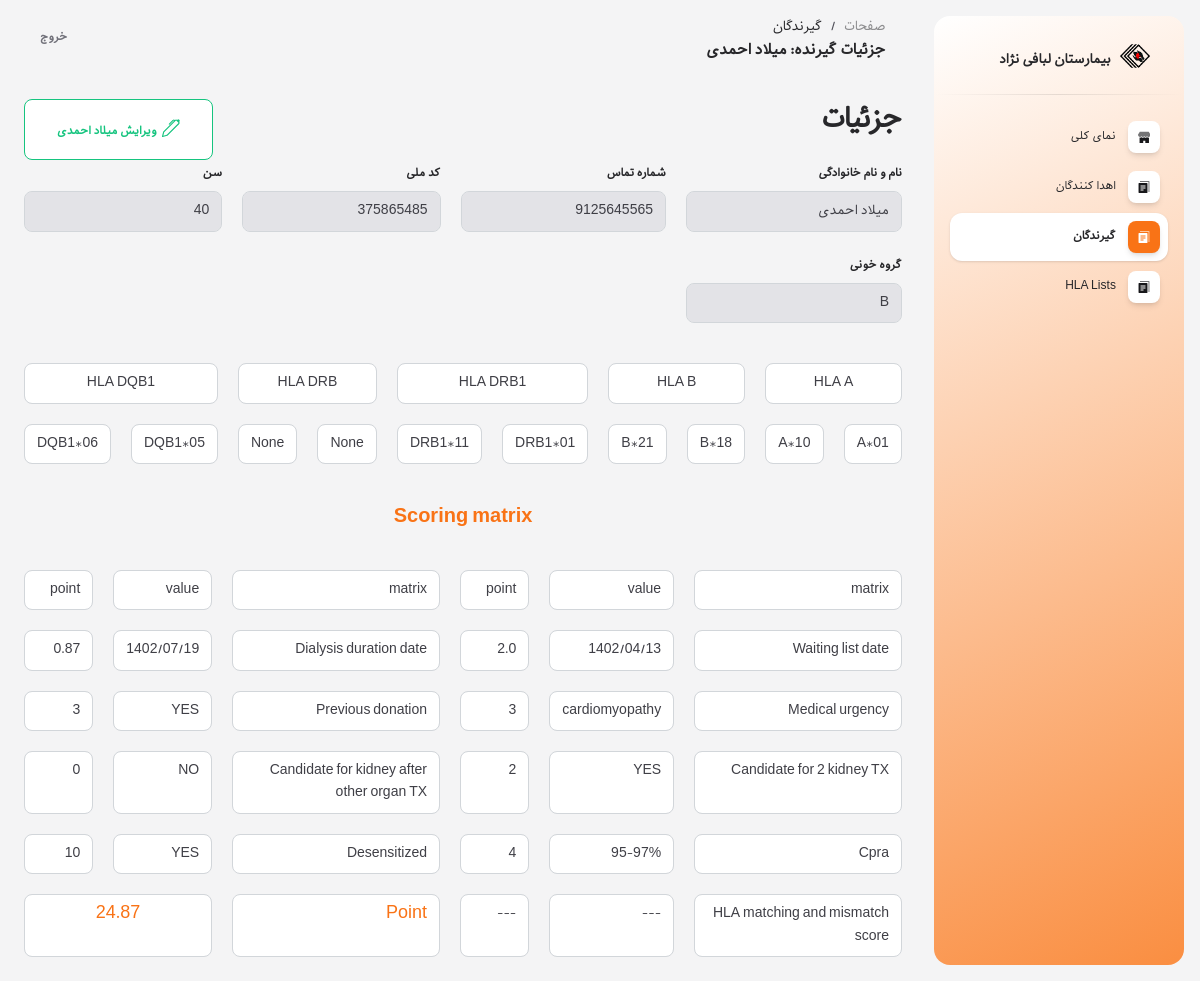
Page /recipients/1/ (signed in) on the committed database.
### referees/models.py (models this page shows, shortened)
class Recipient(models.Model):
    blood_group_choices = [
        ('A', 'A'),
        ('B', 'B'),
        ('AB', 'AB'),
        ('O', 'O'),
    ]
    previous_donation_candidate_choices = [
        ('yes', 'YES'),
        ('no', 'NO'),
    ]
    medical_urgency_choices = [
        ('1', 'no access'),
        ('2', 'cardiomyopathy'),
        ('3', 'none'),
    ]
    cpra_choices = [
        ('1', '≥ 98%'),
        ('2', '95-97%'),
        ('3', 'none'),
    ]
    first_name = models.CharField(verbose_name='نام', max_length=100)
    last_name = models.CharField(verbose_name='نام خانوادگی', max_length=100)
    national_code = models.IntegerField(verbose_name='کد ملی')
    phone_number = models.IntegerField(verbose_name='شماره تماس')
    age = models.IntegerField(verbose_name='سن')
    blood_group = models.CharField(verbose_name='گروه خونی', max_length=2, choices=blood_group_choices)
    waiting_list = models.CharField(max_length=10)
    dialysis_duration = models.CharField(max_length=10)
    previous_donation = models.CharField(max_length=3, choices=previous_donation_candidate_choices)
    medical_urgency = models.CharField(max_length=1, choices=medical_urgency_choices)
    candidate_for_2_kidney_TX = models.CharField(max_length=3, choices=previous_donation_candidate_choices)
    candidate_for_kidney_after_other_organ_TX = models.CharField(max_length=3, choices=previous_donation_candidate_choices)
    cpra = models.CharField(max_length=1, choices=cpra_choices)
    desensitized = models.CharField(max_length=3, choices=previous_donation_candidate_choices)
    hla_a_1 = models.ForeignKey(HlaA, on_delete=models.DO_NOTHING, verbose_name='HLA A (allele 1)', related_name='hla_a_1_recipient')
    hla_a_2 = models.ForeignKey(HlaA, on_delete=models.DO_NOTHING, verbose_name='HLA A (allele 2)', related_name='hla_a_2_recipient')
    hla_b_1 = models.ForeignKey(HlaB, on_delete=models.DO_NOTHING, verbose_name='HLA B (allele 1)', related_name='hla_b_1_recipient')
    hla_b_2 = models.ForeignKey(HlaB, on_delete=models.DO_NOTHING, verbose_name='HLA B (allele 2)', related_name='hla_b_2_recipient')
    hla_drb1_1 = models.ForeignKey(HlaDRB1, on_delete=models.DO_NOTHING, verbose_name='HLA DRB1 (allele 1)', related_name='hla_drb1_1_recipient')
    hla_drb1_2 = models.ForeignKey(HlaDRB1, on_delete=models.DO_NOTHING, verbose_name='HLA DRB1 (allele 2)', related_name='hla_drb1_2_recipient')
    hla_drb_1 = models.ForeignKey(HlaDRB, on_delete=models.DO_NOTHING, verbose_name='HLA DRB (allele 1)', null=True, blank=True, related_name='hla_drb_1_recipient')
    hla_drb_2 = models.ForeignKey(HlaDRB, on_delete=models.DO_NOTHING, verbose_name='HLA DRB (allele 2)', null=True, blank=True, related_name='hla_drb_2_recipient')
    hla_dqb1_1 = models.ForeignKey(HlaDQB1, on_delete=models.DO_NOTHING, verbose_name='HLA DQB1 (allele 1)', related_name='hla_dqb1_1_recipient')
    hla_dqb1_2 = models.ForeignKey(HlaDQB1, on_delete=models.DO_NOTHING, verbose_name='HLA DQB1 (allele 2)', related_name='hla_dqb1_2_recipient')
    point = models.FloatField(verbose_name='امتیاز')
    class Meta:
        verbose_name = 'گیرنده'
        verbose_name_plural = 'گیرندگان'

class HlaA(models.Model):
    type_choices = [
        ('1', 'COMMON'),
        ('2', 'INTERMEDIATE'),
        ('3', 'UNCOMMON'),
    ]
    value = models.CharField(verbose_name='HLA A', max_length=20, unique=True)
    type = models.CharField(max_length=1, choices=type_choices)
    def __str__(self):
        return self.value

class HlaB(models.Model):
    type_choices = [
        ('1', 'COMMON'),
        ('2', 'INTERMEDIATE'),
        ('3', 'UNCOMMON'),
    ]
    value = models.CharField(verbose_name='HLA B', max_length=20, unique=True)
    type = models.CharField(max_length=1, choices=type_choices)
    def __str__(self):
        return self.value

class HlaDRB1(models.Model):
    type_choices = [
        ('1', 'COMMON'),
        ('2', 'INTERMEDIATE'),
        ('3', 'UNCOMMON'),
    ]
    value = models.CharField(verbose_name='HLA DRB1', max_length=20, unique=True)
    type = models.CharField(max_length=1, choices=type_choices)
    def __str__(self):
        return self.value

class HlaDQB1(models.Model):
    type_choices = [
        ('1', 'COMMON'),
        ('2', 'INTERMEDIATE'),
        ('3', 'UNCOMMON'),
    ]
    value = models.CharField(verbose_name='HLA DQB1', max_length=20, unique=True)
    type = models.CharField(max_length=1, choices=type_choices)
    def __str__(self):
        return self.value

### referees/views.py (the view)
# urls.py: path('recipients/<int:pk>/', recipient_detail, name='recipient_detail'),
@login_required
def recipient_detail(request, pk):
    recipient = get_object_or_404(Recipient, pk=pk)
    if isinstance(recipient.waiting_list, str):
        try:
            waiting_list_date = Persian(recipient.waiting_list).gregorian_datetime()
            now_date = datetime.now().date()
            delta_days = (now_date - waiting_list_date).days
            waiting_list_p = round((delta_days / 365), 2)
        except:
            pass
    if isinstance(recipient.dialysis_duration, str):
        try:
            dialysis_duration_date = Persian(recipient.dialysis_duration).gregorian_datetime()
            now_date = datetime.now().date()
            delta_days = (now_date - dialysis_duration_date).days
            dialysis_duration_p = (delta_days / 365)
        except:
            pass
    dialysis_duration_p = round((dialysis_duration_p * 0.5), 2)
    age = recipient.age
    previous_donation = recipient.previous_donation
    medical_urgency = recipient.medical_urgency
    candidate_for_2_kidney_TX = recipient.candidate_for_2_kidney_TX
    candidate_for_kidney_after_other_organ_TX = recipient.candidate_for_kidney_after_other_organ_TX
    cpra = recipient.cpra
    desensitized = recipient.desensitized
    if 0 <= age <= 10:
        age_p = 4
    elif 11 <= age <= 17:
        age_p = 3
    else:
        age_p = 0
    if previous_donation == 'yes':
        previous_donation_p = 3
    else:
        previous_donation_p = 0
    if medical_urgency == '3':
        medical_urgency_p = 0
    else:
        medical_urgency_p = 3
    if candidate_for_2_kidney_TX == 'yes':
        candidate_for_2_kidney_TX_p = 2
    else:
        candidate_for_2_kidney_TX_p = 0
    if candidate_for_kidney_after_other_organ_TX == 'yes':
        candidate_for_kidney_after_other_organ_TX_p = 2
    else:
        candidate_for_kidney_after_other_organ_TX_p = 0
    if cpra == '1':
        cpra_p = 10
    elif cpra == '2':
        cpra_p = 4
    else:
        cpra_p = 0
    if desensitized == 'yes':
        desensitized_p = 10
    else:
        desensitized_p = 0
    context = {
        'recipient': recipient,
        'waiting_list_p': waiting_list_p,
        'dialysis_duration_p': dialysis_duration_p,
        'age_p': age_p,
        'previous_donation_p': previous_donation_p,
        'medical_urgency_p': medical_urgency_p,
        'candidate_for_2_kidney_TX_p': candidate_for_2_kidney_TX_p,
        'candidate_for_kidney_after_other_organ_TX_p': candidate_for_kidney_after_other_organ_TX_p,
        'cpra_p': cpra_p,
        'desensitized_p': desensitized_p,
    }
    return render(request, 'recipient_detail.html', context)

### referees/jalali.py (called while the page is built)
    def gregorian_datetime(self):
        return datetime.date(self.gregorian_year, self.gregorian_month, self.gregorian_day)

### templates/recipient_detail.html (shortened to what this page needs)
{% extends 'base.html' %}
{% load static %}
{% block page1 %}
گیرندگان
{% endblock %}
{% block page2 %}
جزئیات گیرنده: {{ recipient.first_name }} {{ recipient.last_name }}
{% endblock %}
{% block contain %}
<div class="row">
    <div style="display: flex; width: 100%; justify-content: space-between;">
        <h3 style="margin-bottom: 20px;">جزئیات</h3>
        <button
            style="background-color: #fff; border: 1px solid #16C47F; border-radius: 0.5rem; color: #16C47F; padding: 8px 32px; font-size: 0.75rem; font-weight: 700;">
            <a href="{% url 'recipient_update' recipient.id %}" style="color: #16C47F;">ویرایش {{ recipient.first_name }} {{ recipient.last_name }}</a>
        </button>
    </div>
    <div class="my-grid">
        <div>
            <label>نام و نام خانوادگی</label>
            <input class="form-control" value="{{ recipient.first_name }} {{ recipient.last_name }}" disabled>
        </div>
        <div>
            <label>شماره تماس</label>
            <input class="form-control" value="{{ recipient.phone_number }}" disabled>
        </div>
        <div>
            <label>کد ملی</label>
            <input class="form-control" value="{{ recipient.national_code }}" disabled>
        </div>
        <div>
            <label>سن</label>
            <input class="form-control" value="{{ recipient.age }}" disabled>
        </div>
        <div>
            <label>گروه خونی</label>
            <input class="form-control" value="{{ recipient.blood_group }}" disabled>
        </div>
    </div>
    <div class="hla-grid">
        <div class="form-control c1">HLA A</div>
        <div class="form-control c2">HLA B</div>
        <div class="form-control c3">HLA DRB1</div>
        <div class="form-control c4">HLA DRB</div>
        <div class="form-control c5">HLA DQB1</div>
        <div class="form-control">{{ recipient.hla_a_1 }}</div>
        <div class="form-control">{{ recipient.hla_a_2 }}</div>
        <div class="form-control">{{ recipient.hla_b_1 }}</div>
        <div class="form-control">{{ recipient.hla_b_2 }}</div>
        <div class="form-control">{{ recipient.hla_drb1_1 }}</div>
        <div class="form-control">{{ recipient.hla_drb1_2 }}</div>
        <div class="form-control">{{ recipient.hla_drb_1 }}</div>
        <div class="form-control">{{ recipient.hla_drb_2 }}</div>
        <div class="form-control">{{ recipient.hla_dqb1_1 }}</div>
        <div class="form-control">{{ recipient.hla_dqb1_2 }}</div>
    </div>
    <div class="second-grid">
        <div class="points"><h5 style="color: #f97316;">Scoring matrix</h5></div>
        <div class="form-control">matrix</div>
        <div class="form-control">value</div>
        <div class="form-control">point</div>
        <div class="form-control">matrix</div>
        <div class="form-control">value</div>
        <div class="form-control">point</div>
        <div class="form-control">Waiting list date</div>
        <div class="form-control">{{ recipient.waiting_list }}</div>
        <div class="form-control">{{ waiting_list_p }}</div>
        <div class="form-control">Dialysis duration date</div>
        <div class="form-control">{{ recipient.dialysis_duration }}</div>
        <div class="form-control">{{ dialysis_duration_p }}</div>
        <div class="form-control">Medical urgency</div>
        <div class="form-control">{{ recipient.get_medical_urgency_display }}</div>
        <div class="form-control">{{ medical_urgency_p }}</div>
        <div class="form-control">Previous donation</div>
        <div class="form-control">{{ recipient.get_previous_donation_display }}</div>
        <div class="form-control">{{ previous_donation_p }}</div>
        <div class="form-control">Candidate for 2 kidney TX</div>
        <div class="form-control">{{ recipient.get_candidate_for_2_kidney_TX_display }}</div>
        <div class="form-control">{{ candidate_for_2_kidney_TX_p }}</div>
        <div class="form-control">Candidate for kidney after other organ TX</div>
        <div class="form-control">{{ recipient.get_candidate_for_kidney_after_other_organ_TX_display }}</div>
        <div class="form-control">{{ candidate_for_kidney_after_other_organ_TX_p }}</div>
        <div class="form-control">Cpra</div>
        <div class="form-control">{{ recipient.get_cpra_display }}</div>
        <div class="form-control">{{ cpra_p }}</div>
        <div class="form-control">Desensitized</div>
        <div class="form-control">{{ recipient.get_desensitized_display }}</div>
        <div class="form-control">{{ desensitized_p }}</div>
        <div class="form-control">HLA matching and mismatch score</div>
        <div class="form-control">---</div>
        <div class="form-control">---</div>
        <div class="form-control" style="color: #f97316; font-size: large;">Point</div>
        <div class="form-control point" style="color: #f97316; font-size: large;">{{ recipient.point }}</div>
    </div>
</div>
{% endblock %}

### rows in the picture
Recipient: first_name "میلاد", last_name "احمدی", first_name "میلاد احمدی", phone_number "9125645565", national_code "375865485", age "40", blood_group "B", hla_a_1 "A*01", hla_a_2 "A*10", hla_b_1 "B*18", hla_b_2 "B*21", hla_drb1_1 "DRB1*01", hla_drb1_2 "DRB1*11", hla_drb_1 "None", hla_drb_2 "None", hla_dqb1_1 "DQB1*05", hla_dqb1_2 "DQB1*06", waiting_list "1402/04/13", dialysis_duration "1402/07/19", medical_urgency "cardiomyopathy", previous_donation "YES", candidate_for_2_kidney_TX "YES", candidate_for_kidney_after_other_organ_TX "NO", cpra "95-97%", desensitized "YES", point "24.87"

### other values in the picture
{{ dialysis_duration_p }} "0.87"
{{ medical_urgency_p }} "3"
{{ previous_donation_p }} "3"
{{ candidate_for_2_kidney_TX_p }} "2"
{{ candidate_for_kidney_after_other_organ_TX_p }} "0"
{{ cpra_p }} "4"
{{ desensitized_p }} "10"
